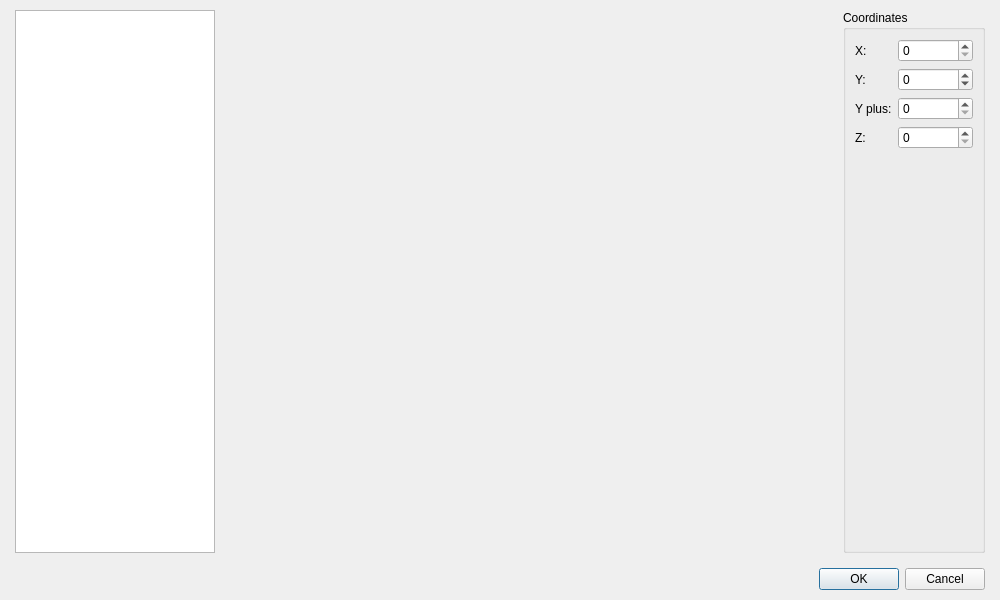
<?xml version="1.0" encoding="UTF-8"?>
<ui version="4.0">
 <class>DialogSelectPosition</class>
 <widget class="QDialog" name="DialogSelectPosition">
  <property name="geometry">
   <rect>
    <x>0</x>
    <y>0</y>
    <width>1000</width>
    <height>600</height>
   </rect>
  </property>
  <property name="windowTitle">
   <string>Select a map and a position...</string>
  </property>
  <layout class="QGridLayout" name="gridLayout_2">
   <property name="leftMargin">
    <number>15</number>
   </property>
   <property name="topMargin">
    <number>10</number>
   </property>
   <property name="rightMargin">
    <number>15</number>
   </property>
   <property name="bottomMargin">
    <number>10</number>
   </property>
   <item row="0" column="0">
    <layout class="QVBoxLayout" name="verticalLayout">
     <property name="spacing">
      <number>15</number>
     </property>
     <item>
      <layout class="QHBoxLayout" name="horizontalLayout" stretch="0,1,0">
       <item>
        <widget class="WidgetTreeLocalMaps" name="treeViewLocalMaps">
         <property name="minimumSize">
          <size>
           <width>200</width>
           <height>0</height>
          </size>
         </property>
         <property name="maximumSize">
          <size>
           <width>200</width>
           <height>16777215</height>
          </size>
         </property>
         <attribute name="headerVisible">
          <bool>false</bool>
         </attribute>
        </widget>
       </item>
       <item>
        <widget class="WidgetMapEditor" name="widgetMap" native="true"/>
       </item>
       <item>
        <widget class="QGroupBox" name="groupBox">
         <property name="title">
          <string>Coordinates</string>
         </property>
         <layout class="QGridLayout" name="gridLayout_3">
          <item row="0" column="0">
           <layout class="QVBoxLayout" name="verticalLayout_2">
            <item>
             <layout class="QGridLayout" name="gridLayout" columnstretch="0,1">
              <item row="0" column="0">
               <widget class="QLabel" name="label">
                <property name="text">
                 <string>X:</string>
                </property>
               </widget>
              </item>
              <item row="0" column="1">
               <widget class="QSpinBox" name="spinBoxX">
                <property name="minimumSize">
                 <size>
                  <width>75</width>
                  <height>0</height>
                 </size>
                </property>
                <property name="maximum">
                 <number>999</number>
                </property>
               </widget>
              </item>
              <item row="1" column="0">
               <widget class="QLabel" name="label_2">
                <property name="text">
                 <string>Y:</string>
                </property>
               </widget>
              </item>
              <item row="1" column="1">
               <widget class="QSpinBox" name="spinBoxY">
                <property name="minimum">
                 <number>-1000</number>
                </property>
                <property name="maximum">
                 <number>999</number>
                </property>
               </widget>
              </item>
              <item row="2" column="0">
               <widget class="QLabel" name="label_3">
                <property name="text">
                 <string>Y plus:</string>
                </property>
               </widget>
              </item>
              <item row="2" column="1">
               <widget class="QSpinBox" name="spinBoxYplus">
                <property name="maximum">
                 <number>1</number>
                </property>
               </widget>
              </item>
              <item row="3" column="0">
               <widget class="QLabel" name="label_4">
                <property name="text">
                 <string>Z:</string>
                </property>
               </widget>
              </item>
              <item row="3" column="1">
               <widget class="QSpinBox" name="spinBoxZ">
                <property name="maximum">
                 <number>999</number>
                </property>
               </widget>
              </item>
             </layout>
            </item>
            <item>
             <spacer name="verticalSpacer">
              <property name="orientation">
               <enum>Qt::Vertical</enum>
              </property>
              <property name="sizeHint" stdset="0">
               <size>
                <width>78</width>
                <height>268</height>
               </size>
              </property>
             </spacer>
            </item>
           </layout>
          </item>
         </layout>
        </widget>
       </item>
      </layout>
     </item>
     <item>
      <widget class="QDialogButtonBox" name="buttonBox">
       <property name="orientation">
        <enum>Qt::Horizontal</enum>
       </property>
       <property name="standardButtons">
        <set>QDialogButtonBox::Cancel|QDialogButtonBox::Ok</set>
       </property>
      </widget>
     </item>
    </layout>
   </item>
  </layout>
 </widget>
 <customwidgets>
  <customwidget>
   <class>WidgetMapEditor</class>
   <extends>QWidget</extends>
   <header>widgetmapeditor.h</header>
   <container>1</container>
  </customwidget>
  <customwidget>
   <class>WidgetTreeLocalMaps</class>
   <extends>QTreeView</extends>
   <header>widgettreelocalmaps.h</header>
  </customwidget>
 </customwidgets>
 <resources/>
 <connections>
  <connection>
   <sender>buttonBox</sender>
   <signal>accepted()</signal>
   <receiver>DialogSelectPosition</receiver>
   <slot>accept()</slot>
   <hints>
    <hint type="sourcelabel">
     <x>248</x>
     <y>254</y>
    </hint>
    <hint type="destinationlabel">
     <x>157</x>
     <y>274</y>
    </hint>
   </hints>
  </connection>
  <connection>
   <sender>buttonBox</sender>
   <signal>rejected()</signal>
   <receiver>DialogSelectPosition</receiver>
   <slot>reject()</slot>
   <hints>
    <hint type="sourcelabel">
     <x>316</x>
     <y>260</y>
    </hint>
    <hint type="destinationlabel">
     <x>286</x>
     <y>274</y>
    </hint>
   </hints>
  </connection>
 </connections>
</ui>
